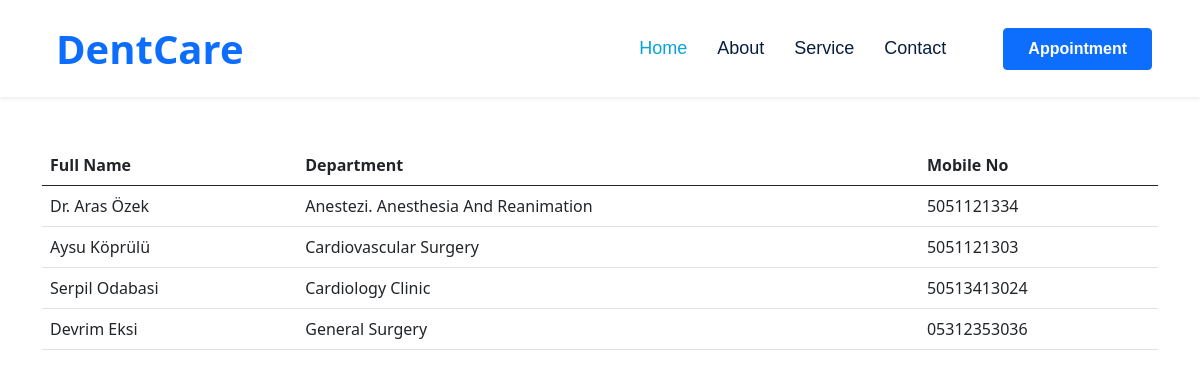
Before: /doctor_list with the older database file.
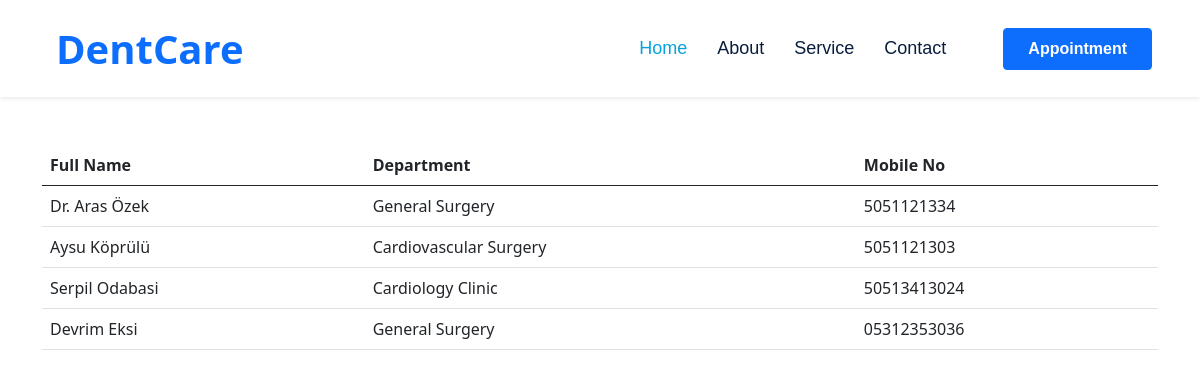
After: the same page with the newer database file.
### main/models.py (models this page shows, shortened)
class Doctor(models.Model):
    full_name = models.CharField(max_length=100)
    email = models.CharField(max_length=100)
    mobile_no = models.CharField(max_length=100)
    department = models.ForeignKey(Department, on_delete=models.CASCADE)

class Department(models.Model):
    name = models.CharField(max_length=100)
    def __str__(self):
        return self.name

### main/views.py (the view)
# urls.py: path('doctor_list', views.doctor_list, name='doctor_list'),
def doctor_list(request):
    departments = Department.objects.all()
    doctors = Doctor.objects.all()
    department_id = request.GET.get('department')
    if department_id:
        doctors = doctors.filter(department_id=department_id)
    return render(request, 'doctor_list.html', {'departments': departments, 'doctors': doctors})

### main/templates/doctor_list.html
{%load static%}
{%include 'main.html'%}
{% block content %}
<div class="container mt-5 ">
    <table class="table">
        <thead>
            <tr>
                <th scope="col">Full Name</th>
                <th scope="col">Department</th>
                <th scope="col">Mobile No</th>
            </tr>
        </thead>
        <tbody>
            {% for doctor in doctors %}
            <tr>
                <td>{{ doctor.full_name }}</td>
                <td>{{ doctor.department }}</td>
                <td>{{ doctor.mobile_no }}</td>
            </tr>
            {% empty %}
            <tr>
                <td colspan="2">No doctors found.</td>
            </tr>
            {% endfor %}
        </tbody>
    </table>
</div>
{% endblock %}

Changed rows visible on the page:
changed Doctor "Dr. Aras Özek": department "Anestezi. Anesthesia And Reanimation" → "General Surgery"
